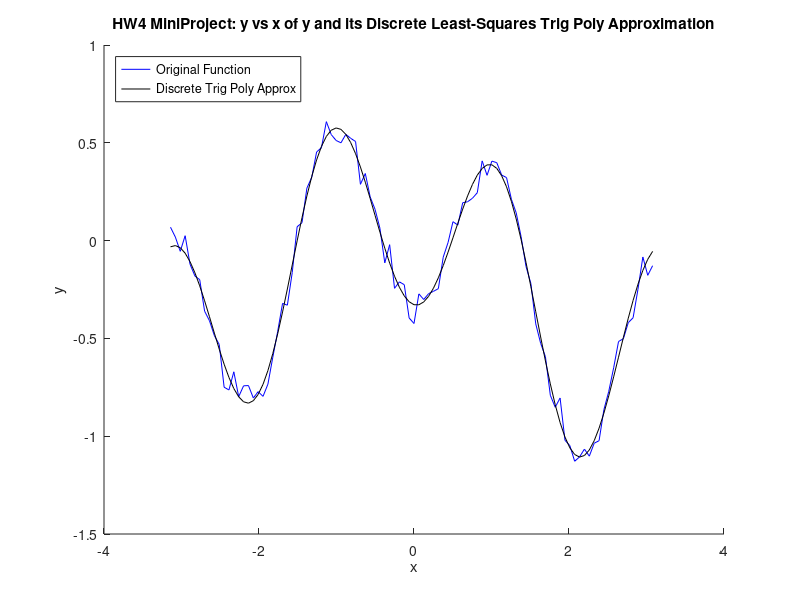

Here is the MATLAB script that generated this plot:
#!/usr/bin/octave
# Created by Hershal Bhave on 2/16/13
# For M368K HW3, § 8.5 Number 7
# Written in GNU Octave
#
# Description: Verifying the miniproject data

data = [-3.142	0.06832
	-3.079	0.01777
	-3.016	-0.05477
	-2.953	0.02502
	-2.89	-0.1207
	-2.827	-0.1809
	-2.765	-0.1998
	-2.702	-0.3606
	-2.639	-0.4097
	-2.576	-0.4855
	-2.513	-0.5312
	-2.45	-0.7495
	-2.388	-0.7636
	-2.325	-0.6707
	-2.262	-0.7979
	-2.199	-0.7424
	-2.136	-0.7411
	-2.073	-0.8049
	-2.011	-0.7721
	-1.948	-0.7963
	-1.885	-0.7339
	-1.822	-0.5963
	-1.759	-0.4647
	-1.696	-0.3208
	-1.634	-0.3302
	-1.571	-0.1628
	-1.508	0.07076
	-1.445	0.09157
	-1.382	0.2684
	-1.319	0.3238
	-1.257	0.4527
	-1.194	0.4753
	-1.131	0.6081
	-1.068	0.5421
	-1.005	0.5119
	-0.9425	0.5
	-0.8796	0.5431
	-0.8168	0.5229
	-0.754	0.5067
	-0.6912	0.2878
	-0.6283	0.343
	-0.5655	0.2233
	-0.5027	0.16
	-0.4398	0.06335
	-0.377	-0.1138
	-0.3142	-0.02086
	-0.2513	-0.2439
	-0.1885	-0.2109
	-0.1257	-0.2254
	-0.06283  -0.3954
	0	-0.4238
	0.06283	 -0.2723
	0.1257	-0.3013
	0.1885	-0.2711
	0.2513	-0.2593
	0.3142	-0.2457
	0.377	-0.08467
	0.4398	-0.009232
	0.5027	0.09676
	0.5655	0.07933
	0.6283	0.1937
	0.6912	0.1985
	0.754	0.2164
	0.8168	0.2449
	0.8796	0.4075
	0.9425	0.3338
	1.005	0.4063
	1.068	0.3984
	1.131	0.3351
	1.194	0.3222
	1.257	0.2109
	1.319	0.1415
	1.382	0.01951
	1.445	-0.1317
	1.508	-0.2194
	1.571	-0.4258
	1.634	-0.5249
	1.696	-0.5939
	1.759	-0.7906
	1.822	-0.8522
	1.885	-0.8046
	1.948	-1.021
	2.011	-1.048
	2.073	-1.128
	2.136	-1.106
	2.199	-1.066
	2.262	-1.102
	2.325	-1.036
	2.388	-1.023
	2.45	-0.8649
	2.513	-0.7706
	2.576	-0.6505
	2.639	-0.516
	2.702	-0.5012
	2.765	-0.4192
	2.827	-0.3945
	2.89	-0.2484
	2.953	-0.08365
	3.016	-0.1774
	3.079	-0.1283];

x=data(:,1);
y=data(:,2);
m=50;
n=5;

A=zeros(n+1,1)
B=zeros(n+1,1)

for k=0:n
  A(k+1) = 1/m*(sum(y(:).*cos(k*x(:))));
  B(k+1) = 1/m*(sum(y(:).*sin(k*x(:))));
endfor
B(1)=0; B(n+1)=0;
A
B

s=A(1)./2 + A(n+1).*cos(n.*x);
for i=1:n-1
  s+= A(i+1).*cos(i.*x) + B(i+1).*sin(i.*x);
endfor

figure;
hold on;
plot(x,y, 'b');
plot(x,s, 'k');
hold off;

E = sum((y-s).^2)

legend("Original Function","Discrete Trig Poly Approx","location","northwest");
title("HW4 MiniProject: y vs x of y and its Discrete Least-Squares Trig Poly Approximation")
xlabel("x");
ylabel("y");
